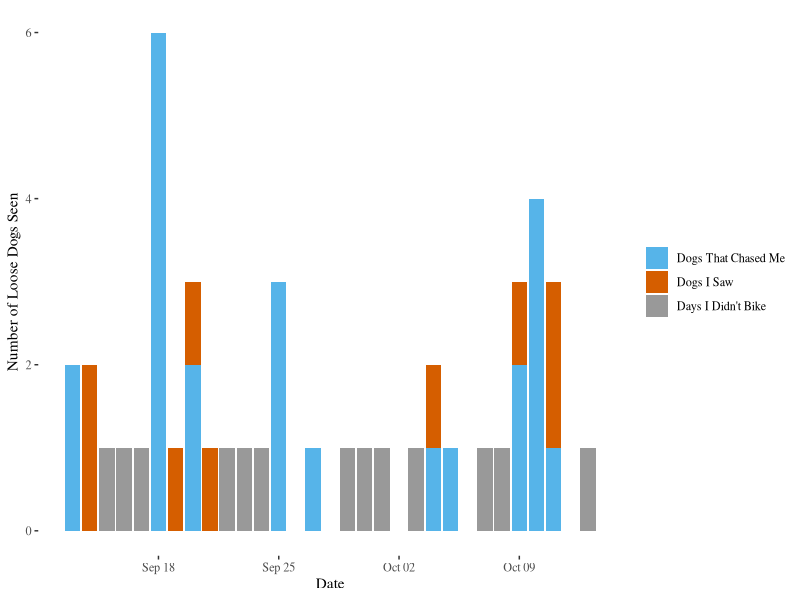

The R script that drew this image:
library(dplyr)
library(ggplot2)
library(tidyr)
library(ggthemes)

date <- seq(from = as.Date("2023-09-13"), to = as.Date("2023-10-13"), by = 'day')

saw <- c(2,0,0,0,0,6,0,2,0,0,0,0,3,0,1,0,0,0,0,0,0,1,1,0,0,0,2,4,1,0,0)
  
chased <- c(0,2,0,0,0,0,1,1,1,0,0,0,0,0,0,0,0,0,0,0,0,1,0,0,0,0,1,0,2,0,0)

non_bike <- c(0,0,1,1,1,0,0,0,0,1,1,1,0,0,0,0,1,1,1,0,1,0,0,0,1,1,0,0,0,0,1)

d <- data.frame(date,saw,chased,non_bike) %>% 
  pivot_longer(!date, names_to = "dogs", values_to = "count")

ggplot(d, aes(fill=dogs, y=count, x=date)) + 
  geom_bar(position="stack", stat="identity") + theme_tufte() +
  xlab("Date") + ylab("Number of Loose Dogs Seen") +
  theme(legend.title= element_blank())+
  scale_fill_manual(breaks = c("saw", "chased", "non_bike"),
                      labels=c('Dogs That Chased Me','Dogs I Saw','Days I Didn\'t Bike'),
                      values = c("#56B4E9","#D55E00","#999999"))

sum(saw)/18 #1.28

sum(chased)/18 #.5

sum(chased)/sum(saw) #39% of dogs I see chase me


